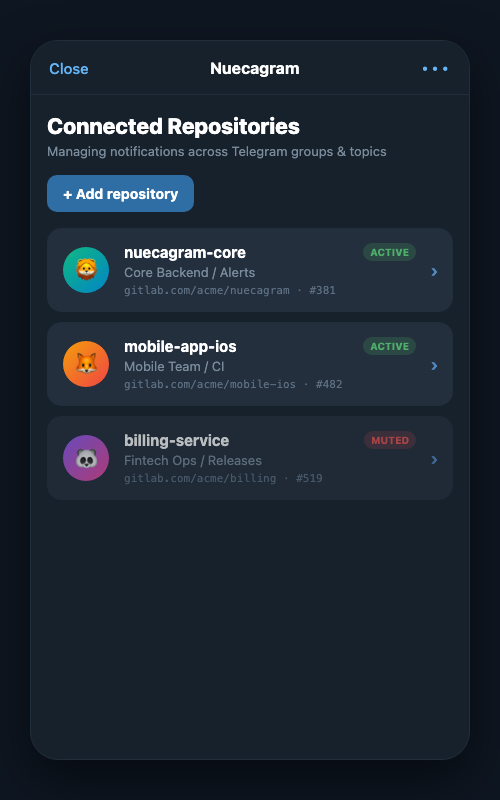
#> input picture docs/assets/preview-webapp-list.png, 500 x 800 px, found by its file name
$ python build_interactive_gif.py
#> lines starting #> are read from the running program, lines starting #| are printed output that depends on the picture
import os
import math
from PIL import Image, ImageDraw, ImageFont

TARGET_W, TARGET_H = 800, 680
BG_COLOR = (14, 22, 33)

def draw_clean_lottie_loading(base_img, progress, loading_text):
    """Renders 100% accurate WebApp loading screen preserving Telegram window frame and rounded box boundaries."""
    frame = base_img.copy()
    draw = ImageDraw.Draw(frame, 'RGBA')

    # Fill ONLY the inner WebApp viewport box [31, 56, 468, 745] with WebApp dark background (23, 33, 43)
    # This preserves the Telegram window frame, side margins (X<31, X>468), and top/bottom bars
    draw.rectangle([31, 56, 468, 745], fill=(23, 33, 43))

    # Lottie container centered in viewport
    cx, cy = 250, 340
    scale = 0.52

    # Lottie paperplane floating bobbing & tilt
    bob_y = math.sin(progress * 2 * math.pi) * 12
    tilt_deg = math.sin(progress * 2 * math.pi) * 10 - 4

    rad = math.radians(tilt_deg)
    cos_a, sin_a = math.cos(rad), math.sin(rad)

    def tf(x, y):
        sx, sy = x * scale, y * scale
        rx = sx * cos_a - sy * sin_a
        ry = sx * sin_a + sy * cos_a
        return (cx + rx, cy + bob_y + ry)

    # 1. Trailing motion particles matching Lottie theme
    particles = [
        (progress, -90, -35, 4.5, (255, 234, 254, 230)),
        ((progress + 0.3) % 1.0, -50, 40, 3.5, (255, 234, 254, 190)),
        ((progress + 0.6) % 1.0, 80, -30, 5.0, (255, 234, 254, 210)),
        ((progress + 0.8) % 1.0, 100, 35, 3.0, (255, 234, 254, 170)),
        ((progress + 0.45) % 1.0, -110, 10, 2.5, (255, 234, 254, 150)),
    ]
    for p_prog, base_offset_x, offset_y, r, color in particles:
        dx = base_offset_x - ((p_prog * 50) % 70)
        dy = offset_y + math.sin(p_prog * math.pi * 2) * 8
        pt = tf(dx, dy)
        draw.ellipse([pt[0] - r, pt[1] - r, pt[0] + r, pt[1] + r], fill=color)

    # 2. Paperplane vector shapes matching src/main/resources/webapp/loading.json
    # Group 1 (Shadow/Inner Fold): offset (-30.38, 19.17)
    g1_raw = [[18.967, -3.189], [-18.967, 19.935], [-0.949, -19.935]]
    g1_pts = [tf(-30.38 + p[0] * 0.5, 19.17 + p[1] * 0.5) for p in g1_raw]
    draw.polygon(g1_pts, fill=(129, 0, 56, 255))

    # Group 2 (Bottom/Side Wing): offset (9.30, -3.26)
    g2_raw = [[-98.335, 64.79], [-105.619, 4.984], [105.619, -64.79], [-80.316, 24.919]]
    g2_pts = [tf(9.30 + p[0] * 0.5, -3.26 + p[1] * 0.5) for p in g2_raw]
    draw.polygon(g2_pts, fill=(209, 10, 96, 255))

    # Group 3 (Main Top Wing): offset (0, 0)
    g3_raw = [[-133.812, -42.171], [133.812, -75.141], [5.765, 75.141], [-61.708, 18.402], [124.227, -71.307], [-87.011, -1.534]]
    g3_pts = [tf(p[0] * 0.5, p[1] * 0.5) for p in g3_raw]
    draw.polygon(g3_pts, fill=(255, 17, 121, 255))

    # 3. Rotating quips on spinner-label below Lottie container (Y=465)
    try:
        font = ImageFont.truetype("/System/Library/Fonts/Helvetica.ttc", 14)
    except Exception:
        font = ImageFont.load_default()

    bbox = draw.textbbox((0, 0), loading_text, font=font)
    tx = (500 - (bbox[2] - bbox[0])) // 2
    ty = 465
    draw.text((tx, ty), loading_text, fill=(172, 179, 188, 255), font=font)

    return frame


def draw_cursor_and_ripple(img, cursor_x, cursor_y, is_clicking=False, ripple_progress=0.0, is_pressing=False):
    """Draws mouse cursor and smooth expanding ripple animation."""
    res = img.copy()
    draw = ImageDraw.Draw(res, 'RGBA')

    # Draw expanding ripple effect during mouse click
    if is_clicking and ripple_progress > 0:
        max_r = 26.0
        curr_r = max_r * (1.0 - (1.0 - ripple_progress) ** 2) # Ease-out expansion
        alpha = int(240 * (1.0 - ripple_progress ** 1.3))     # Smooth fade-out

        if curr_r > 1 and alpha > 0:
            # Outer ring
            ring_w = max(1, int(3.5 - 2.5 * ripple_progress))
            draw.ellipse([cursor_x - curr_r, cursor_y - curr_r,
                          cursor_x + curr_r, cursor_y + curr_r],
                         outline=(100, 181, 246, alpha), width=ring_w)

            # Soft glow outer ring
            glow_r = curr_r + 2.5
            glow_alpha = int(alpha * 0.45)
            draw.ellipse([cursor_x - glow_r, cursor_y - glow_r,
                          cursor_x + glow_r, cursor_y + glow_r],
                         outline=(147, 197, 253, glow_alpha), width=1)

            # Inner core pulse
            inner_r = max(2.0, curr_r * 0.4)
            inner_alpha = int(alpha * 0.65)
            draw.ellipse([cursor_x - inner_r, cursor_y - inner_r,
                          cursor_x + inner_r, cursor_y + inner_r],
                         fill=(100, 181, 246, inner_alpha))

    # Mouse cursor arrow shape
    pts = [(0, 0), (0, 19), (4, 15), (8, 22), (11, 20), (7, 13), (14, 13)]

    # Slightly shift down-right when pressing
    press_offset_x = 1.5 if is_pressing else 0.0
    press_offset_y = 1.5 if is_pressing else 0.0

    shadow_pts = [(cursor_x + p[0] + 1.5 + press_offset_x, cursor_y + p[1] + 2.5 + press_offset_y) for p in pts]
    body_pts = [(cursor_x + p[0] + press_offset_x, cursor_y + p[1] + press_offset_y) for p in pts]

    draw.polygon(shadow_pts, fill=(0, 0, 0, 110))
    draw.polygon(body_pts, fill=(255, 255, 255, 255), outline=(20, 25, 35, 255))
    return res


def fit_on_canvas(img):
    """Fits image inside canvas with dark background."""
    max_w = TARGET_W - 40
    max_h = TARGET_H - 40
    img_copy = img.copy()
    img_copy.thumbnail((max_w, max_h), Image.Resampling.LANCZOS)
    canvas = Image.new('RGBA', (TARGET_W, TARGET_H), BG_COLOR)
    x = (TARGET_W - img_copy.width) // 2
    y = (TARGET_H - img_copy.height) // 2
    canvas.paste(img_copy, (x, y), img_copy)
    return canvas


def ease_in_out_cubic(t):
    return 4 * t * t * t if t < 0.5 else 1 - math.pow(-2 * t + 2, 3) / 2


def generate_movement_frames(base_img, start_pos, end_pos, num_frames=10, frame_dur=45):
    """Generates smooth interpolated cursor movement frames with cubic easing."""
    frames = []
    durations = []
    x0, y0 = start_pos
    x1, y1 = end_pos

    for i in range(1, num_frames + 1):
        t = i / num_frames
        eased_t = ease_in_out_cubic(t)
        cx = x0 + (x1 - x0) * eased_t
        cy = y0 + (y1 - y0) * eased_t

        frame = draw_cursor_and_ripple(base_img, cx, cy, is_clicking=False)
        canvas = fit_on_canvas(frame)
        frames.append(canvas)
        durations.append(frame_dur)

    return frames, durations


def generate_click_sequence(base_img, pos, pre_hold=2, click_frames=6, post_hold=2, frame_dur=50):
    """Generates ultra smooth click sequence (press down + expanding/fading ripple ring)."""
    frames = []
    durations = []
    cx, cy = pos

    # Pre-click hover
    for _ in range(pre_hold):
        f = draw_cursor_and_ripple(base_img, cx, cy, is_clicking=False)
        frames.append(fit_on_canvas(f))
        durations.append(frame_dur)

    # Click & expanding ripple animation
    for i in range(click_frames):
        p = (i + 1) / click_frames
        is_press = i < 2 # Press down on initial frames
        f = draw_cursor_and_ripple(base_img, cx, cy, is_clicking=True, ripple_progress=p, is_pressing=is_press)
        frames.append(fit_on_canvas(f))
        durations.append(frame_dur)

    # Post-click hold
    for _ in range(post_hold):
        f = draw_cursor_and_ripple(base_img, cx, cy, is_clicking=False)
        frames.append(fit_on_canvas(f))
        durations.append(frame_dur)

    return frames, durations


def build_gif():
    # Base images
    load_base = Image.open('docs/assets/preview-webapp-list.png').convert('RGBA')
    list_img = Image.open('docs/assets/preview-webapp-list.png').convert('RGBA')
    detail_img = Image.open('docs/assets/preview-webapp-detail.png').convert('RGBA')
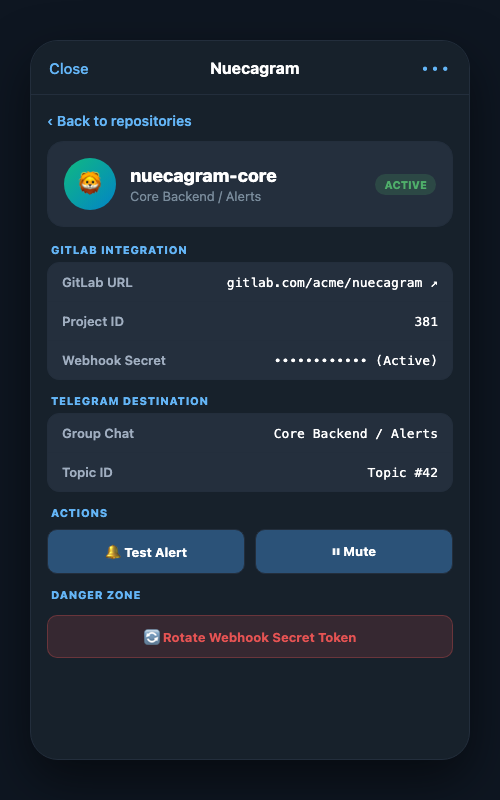
#> input picture docs/assets/preview-webapp-detail.png, 500 x 800 px, found by its file name
    chat_img = Image.open('docs/assets/telegram-chat.png').convert('RGBA')
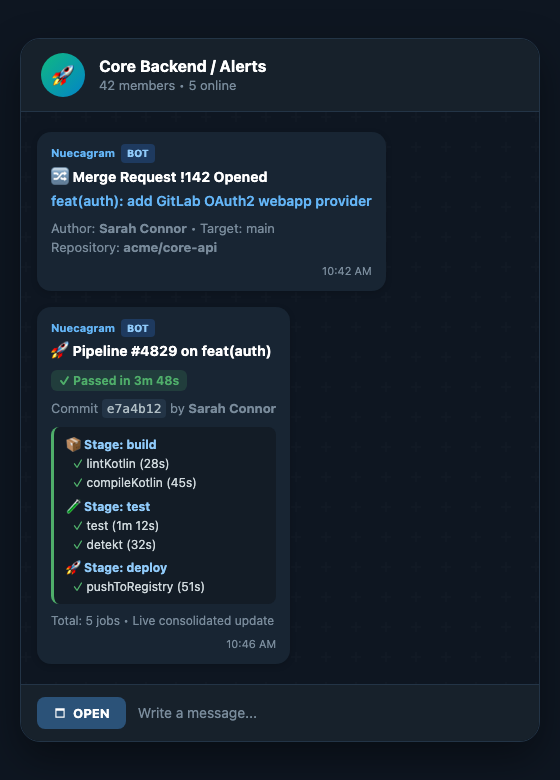
#> input picture docs/assets/telegram-chat.png, 560 x 780 px, found by its file name
    reveal_img = Image.open('docs/assets/preview-webapp-reveal.png').convert('RGBA')
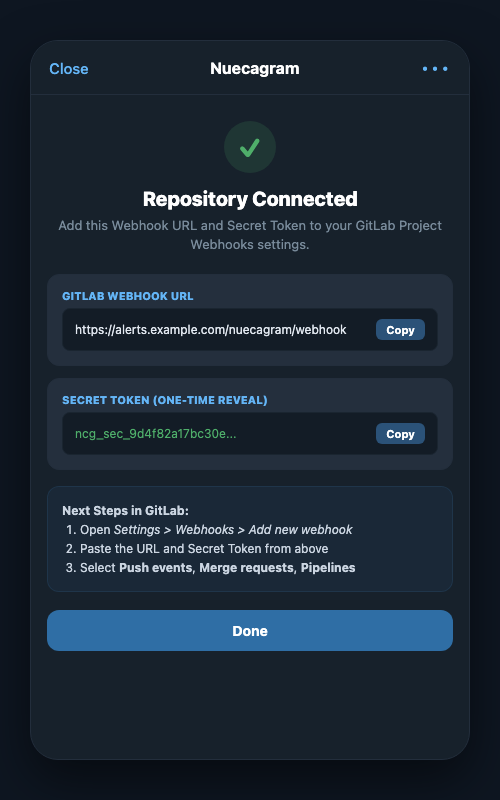
#> input picture docs/assets/preview-webapp-reveal.png, 500 x 800 px, found by its file name
    admin_img = Image.open('docs/assets/admin-dashboard.png').convert('RGBA')
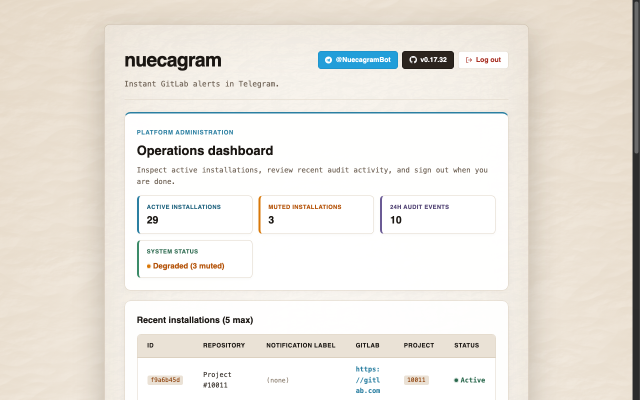
#> input picture docs/assets/admin-dashboard.png, 1280 x 800 px, found by its file name (shown at 1/2 size)

    all_frames = []
    all_durations = []

    # ==========================================
    # Scene 1: Lottie WebApp Loading State
    # ==========================================
    quips = [
        "Preparing WebApp session...",
        "Syncing Telegram destinations...",
        "Connecting to Nuecagram backend...",
        "Loading repository status..."
    ]

    total_lottie_frames = 24 # ~1.8 seconds smooth animation
    lottie_dur_per_frame = 75 # ms

    for i in range(total_lottie_frames):
        prog = i / total_lottie_frames
        quip = quips[(i // 6) % len(quips)]
        f = draw_clean_lottie_loading(load_base, prog, quip)
        all_frames.append(fit_on_canvas(f))
        all_durations.append(lottie_dur_per_frame)
#> this loop made 24 passes
#> (bbox in draw_clean_lottie_loading, tx in draw_clean_lottie_loading) on passes 1 to 12: ((0, 2, 199, 16), 150), ((0, 2, 199, 16), 150), ((0, 2, 199, 16), 150), ((0, 2, 199, 16), 150), ((0, 2, 199, 16), 150), ((0, 2, 199, 16), 150), ((0, 2, 228, 16), 136), ((0, 2, 228, 16), 136), ((0, 2, 228, 16), 136), ((0, 2, 228, 16), 136), ((0, 2, 228, 16), 136), ((0, 2, 228, 16), 136)
#> after the loop, all_durations = [75, 75, 75, 75, 75, 75, 75, 75, 75, 75, 75, 75, 75, 75, 75, 75, 75, 75, 75, 75, 75, 75, 75, 75]; all_frames = 24 items

    # ==========================================
    # Scene 2: Connected Repositories List
    # ==========================================
    # Move from offscreen (420, 720) to nuecagram-core card (250, 275)
    f_move, d_move = generate_movement_frames(list_img, (420, 720), (250, 275), num_frames=10, frame_dur=45)
#> after the loop in generate_movement_frames, `for i in range(1, num_frames + 1):`: durations = [45, 45, 45, 45, 45, 45, 45, 45, 45, 45]; frames = 10 items
#> f_move = 10 items; d_move = [45, 45, 45, 45, 45, 45, 45, 45, 45, 45]
    all_frames.extend(f_move)
    all_durations.extend(d_move)

    # Click on nuecagram-core card
    f_click, d_click = generate_click_sequence(list_img, (250, 275), pre_hold=2, click_frames=6, post_hold=2, frame_dur=50)
#> after the loop in generate_click_sequence, `for _ in range(pre_hold):`: durations = [50, 50]; frames = 2 items
#> after the loop in generate_click_sequence, `for i in range(click_frames):`: durations = [50, 50, 50, 50, 50, 50, 50, 50]; frames = 8 items
#> after the loop in generate_click_sequence, `for _ in range(post_hold):`: durations = [50, 50, 50, 50, 50, 50, 50, 50, 50, 50]; frames = 10 items
#> f_click = 10 items; d_click = [50, 50, 50, 50, 50, 50, 50, 50, 50, 50]
    all_frames.extend(f_click)
    all_durations.extend(d_click)

    # ==========================================
    # Scene 3: Repository Detail View
    # ==========================================
    # Move from (250, 275) to "Test Alert" button (130, 550)
    f_move, d_move = generate_movement_frames(detail_img, (250, 275), (130, 550), num_frames=10, frame_dur=45)
#> the loop in generate_movement_frames (call 2), `for i in range(1, num_frames + 1):` made 10 passes
#> pass 1, in generate_movement_frames (call 2), `canvas = fit_on_canvas(frame)`:
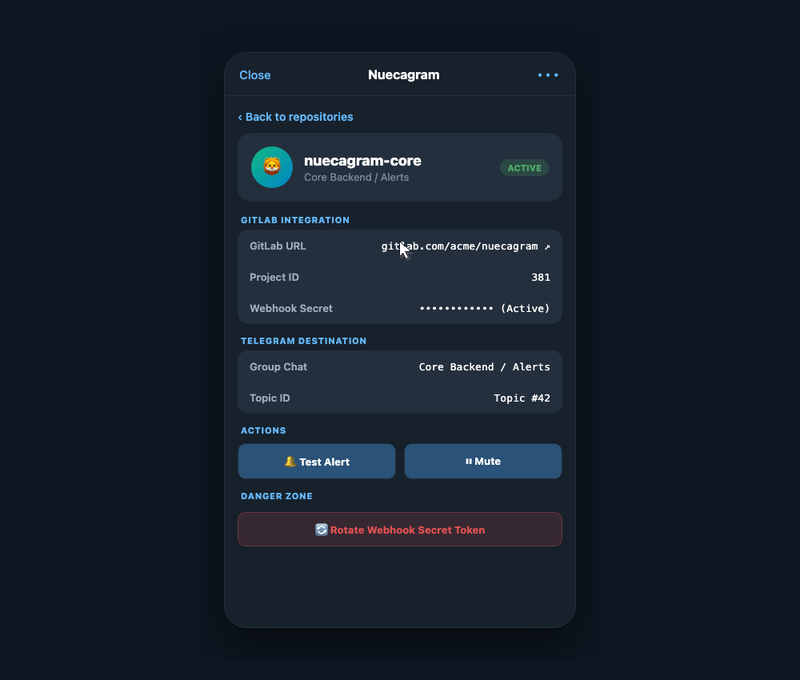
#> canvas: PIL image 800x680 RGBA; mean R, G, B, A 21.7, 30.9, 42.4, 255; transparent parts drawn white
    all_frames.extend(f_move)
    all_durations.extend(d_move)

    # Click "Test Alert"
    f_click, d_click = generate_click_sequence(detail_img, (130, 550), pre_hold=2, click_frames=6, post_hold=3, frame_dur=50)
#> f_click = 11 items; d_click = [50, 50, 50, 50, 50, 50, 50, 50, 50, 50, 50]
    all_frames.extend(f_click)
    all_durations.extend(d_click)

    # ==========================================
    # Scene 4: Telegram Chat Live Notifications
    # ==========================================
    # Initial display without cursor for notification arrival effect
    all_frames.append(fit_on_canvas(chat_img))
    all_durations.append(800)

    # Move from (350, 750) to "OPEN" WebApp button (80, 715)
    f_move, d_move = generate_movement_frames(chat_img, (350, 750), (80, 715), num_frames=9, frame_dur=45)
#> the loop in generate_movement_frames (call 3), `for i in range(1, num_frames + 1):` made 9 passes
#> pass 1, in generate_movement_frames (call 3), `canvas = fit_on_canvas(frame)`:
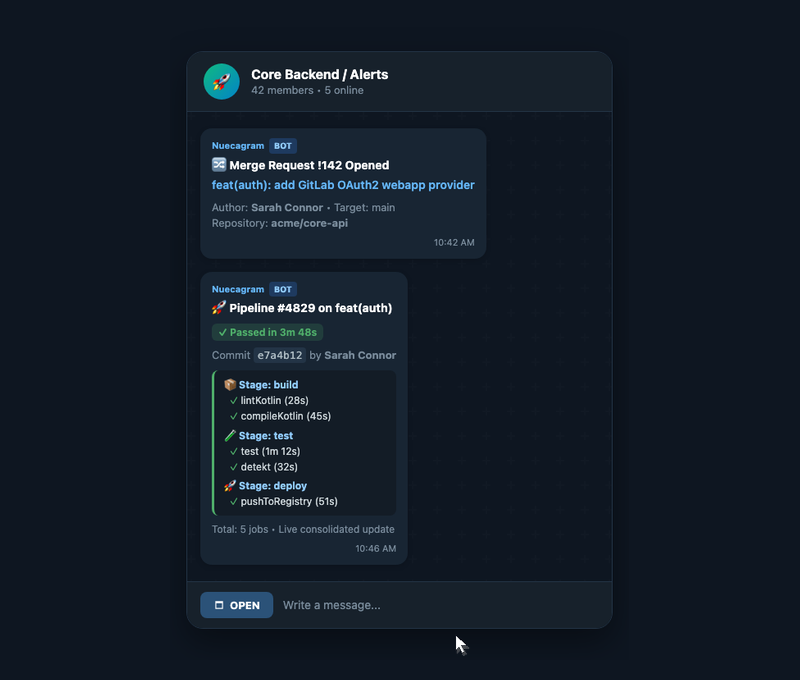
#> canvas: PIL image 800x680 RGBA; mean R, G, B, A 18.7, 28.2, 39.5, 255; transparent parts drawn white
#> after the loop in generate_movement_frames (call 3), `for i in range(1, num_frames + 1):`: durations = [45, 45, 45, 45, 45, 45, 45, 45, 45]; frames = 9 items
#> f_move = 9 items; d_move = [45, 45, 45, 45, 45, 45, 45, 45, 45]
    all_frames.extend(f_move)
    all_durations.extend(d_move)

    # Click "OPEN" button
    f_click, d_click = generate_click_sequence(chat_img, (80, 715), pre_hold=2, click_frames=6, post_hold=2, frame_dur=50)
#> f_click = 10 items; d_click = [50, 50, 50, 50, 50, 50, 50, 50, 50, 50]
    all_frames.extend(f_click)
    all_durations.extend(d_click)

    # ==========================================
    # Scene 5: Webhook URL & Secret Token Reveal
    # ==========================================
    # Reveal modal static preview
    all_frames.append(fit_on_canvas(reveal_img))
    all_durations.append(400)

    # Move to "Copy Secret Token" button at (385, 400)
    f_move, d_move = generate_movement_frames(reveal_img, (80, 715), (385, 400), num_frames=10, frame_dur=45)
#> the loop in generate_movement_frames (call 4), `for i in range(1, num_frames + 1):` made 10 passes
#> pass 1, in generate_movement_frames (call 4), `canvas = fit_on_canvas(frame)`:
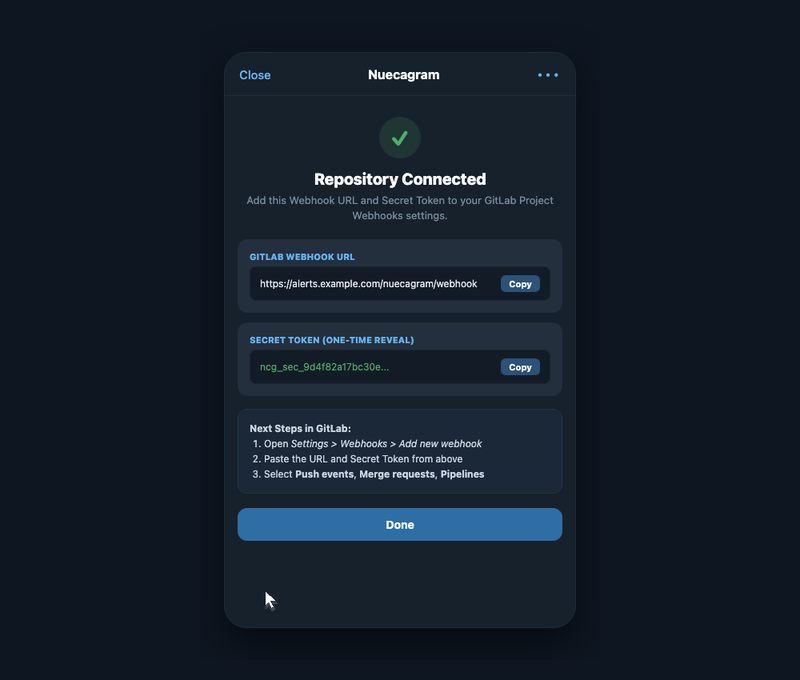
#> canvas: PIL image 800x680 RGBA; mean R, G, B, A 20.4, 30.6, 42.4, 255; transparent parts drawn white
#> after the loop in generate_movement_frames (call 4), `for i in range(1, num_frames + 1):`: durations = [45, 45, 45, 45, 45, 45, 45, 45, 45, 45]; frames = 10 items
#> f_move = 10 items; d_move = [45, 45, 45, 45, 45, 45, 45, 45, 45, 45]
    all_frames.extend(f_move)
    all_durations.extend(d_move)

    # Click "Copy Secret Token"
    f_click, d_click = generate_click_sequence(reveal_img, (385, 400), pre_hold=2, click_frames=6, post_hold=2, frame_dur=50)
    all_frames.extend(f_click)
    all_durations.extend(d_click)

    # Move to "Done" button at (250, 630)
    f_move, d_move = generate_movement_frames(reveal_img, (385, 400), (250, 630), num_frames=9, frame_dur=45)
#> f_move = 9 items; d_move = [45, 45, 45, 45, 45, 45, 45, 45, 45]
    all_frames.extend(f_move)
    all_durations.extend(d_move)

    # Click "Done"
    f_click, d_click = generate_click_sequence(reveal_img, (250, 630), pre_hold=2, click_frames=6, post_hold=2, frame_dur=50)
    all_frames.extend(f_click)
    all_durations.extend(d_click)

    # ==========================================
    # Scene 6: Platform Admin Dashboard Overview
    # ==========================================
    all_frames.append(fit_on_canvas(admin_img))
    all_durations.append(2400)

    # Quantize each frame to 256 colors MEDIANCUT
    quantized_frames = []
    for f in all_frames:
        q = f.convert('RGB').quantize(colors=256, method=Image.Quantize.MEDIANCUT)
        quantized_frames.append(q)
#> this loop made 126 passes
#> after the loop, quantized_frames = 126 items

    gif_path = 'docs/assets/demo.gif'
    quantized_frames[0].save(
        gif_path,
        save_all=True,
        append_images=quantized_frames[1:],
        duration=all_durations,
        loop=0,
        optimize=True
    )

    size_kb = os.path.getsize(gif_path) / 1024
    print(f"Interactive animated GIF built successfully: {gif_path} ({size_kb:.1f} KB, {len(quantized_frames)} frames)")
#| Interactive animated GIF built successfully: docs/assets/demo.gif (2061.3 KB, 126 frames)

if __name__ == "__main__":
    build_gif()
